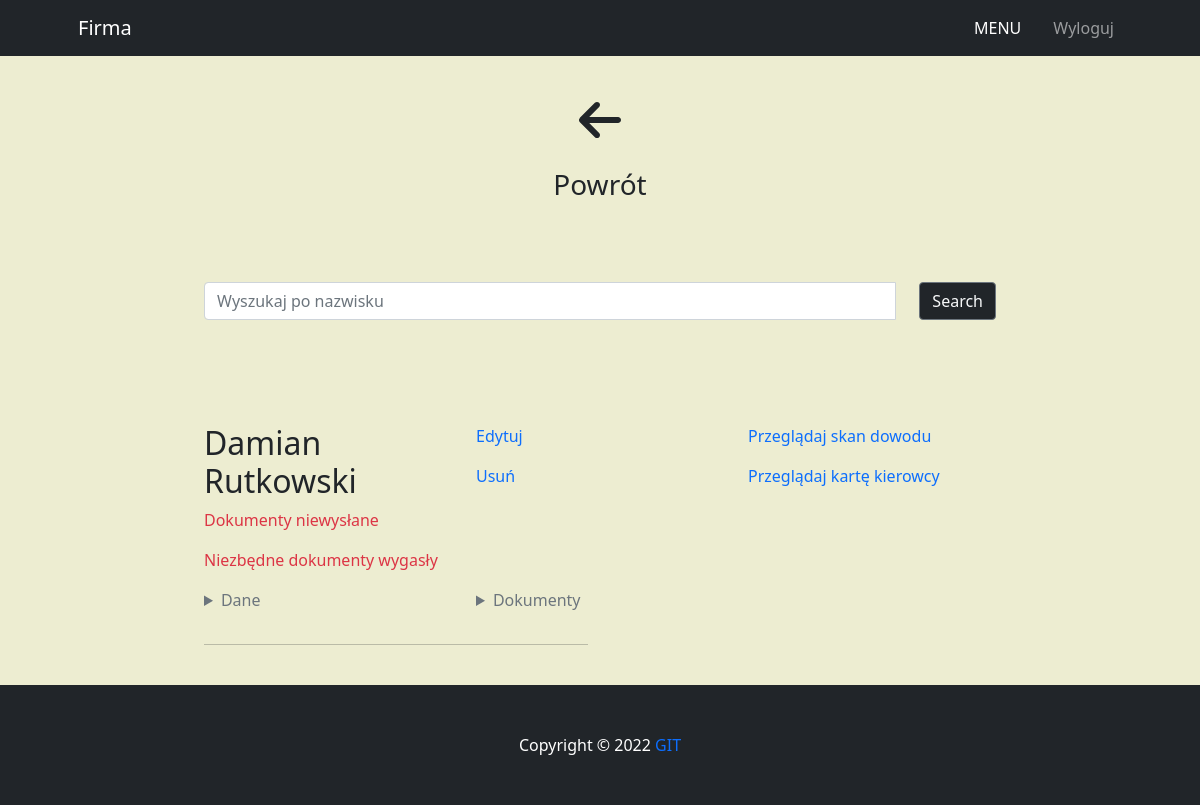
The page /show on the database as committed earlier.
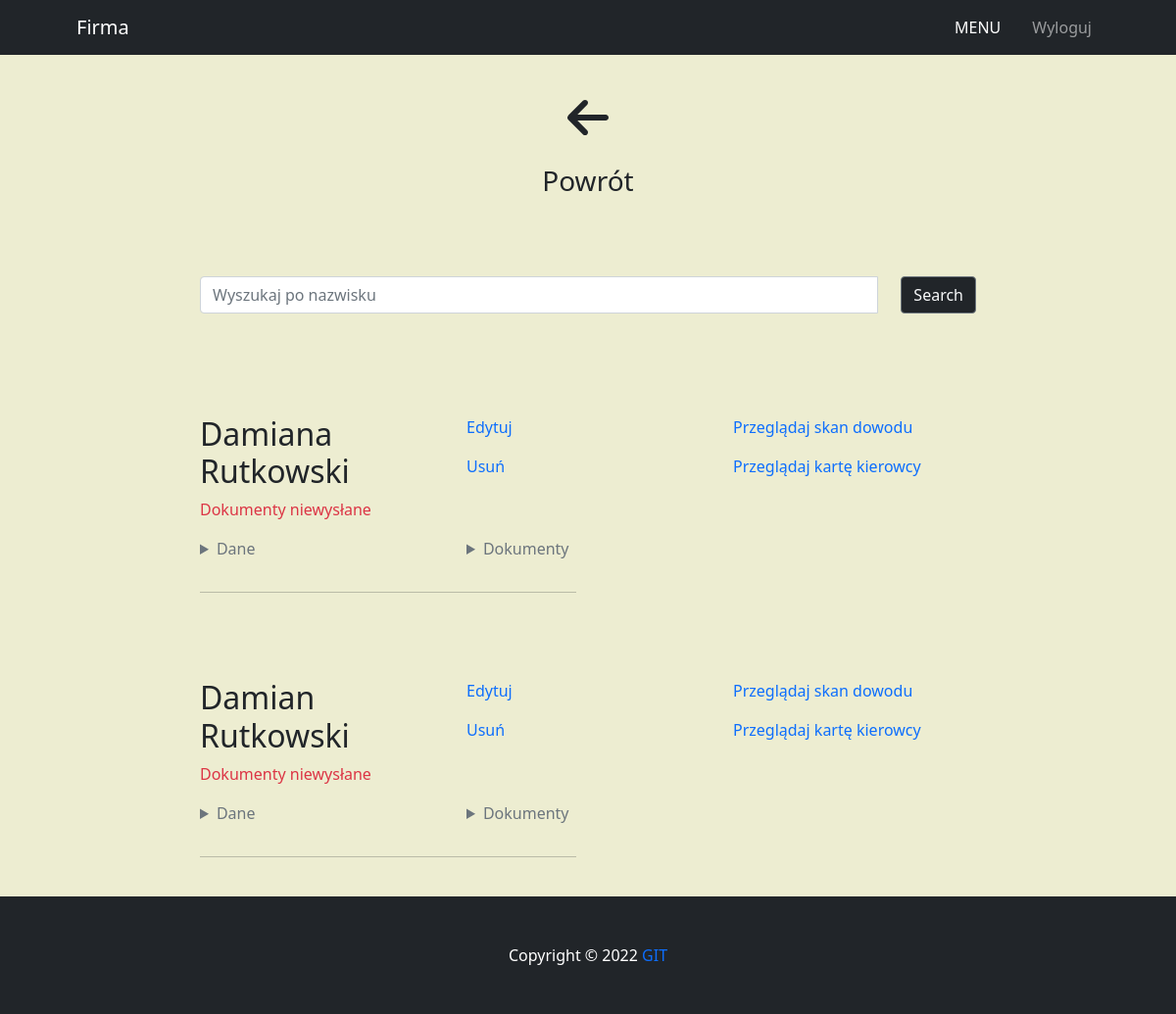
The same page on the database as committed later.
### main.py (models this page shows)
class Candidates(db.Model):
    id = db.Column(db.Integer, primary_key=True)
    FirstName = db.Column(db.String(25))
    LastName = db.Column(db.String(25))
    Pesel = db.Column(db.Integer, unique=True)
    Email = db.Column(db.String(80))
    Nationality = db.Column(db.String(25))
    BirthCity = db.Column(db.String(80))
    BirthDate = db.Column(db.Date)
    City = db.Column(db.String(80))
    Address = db.Column(db.String(80))
    CityPostalCode = db.Column(db.Integer)
    driver_card_number = db.Column(db.Integer)
    driver_card_number_expires_date = db.Column(db.Date)
    form1_status = db.Column(db.Integer)
    form2_status = db.Column(db.Integer)
    form3_status = db.Column(db.Integer)
    form4_status = db.Column(db.Integer)
    status = db.Column(db.Integer, default=0)
    alert = db.Column(db.Integer, default=0)
    documents = db.relationship('Documents', backref="candidates")
    documentscard = db.relationship('DocumentsCard', backref="candidates")

### main.py (the view, shortened to what this page needs)
@login_required
@app.route("/show", methods=["GET", "POST"])
def show_candidates():
    set_status()
    candidates = Candidates.query.all()
    return render_template("showcandidates.html", candidates=candidates)

### main.py (called while the page is built)
def months(d1, d2):
    return d1.month - d2.month + 12 * (d1.year - d2.year)

def alerting(d2):
    d1 = datetime.datetime.now()
    diff = months(d1=d2, d2=d1)
    if diff < 2:
        return True, diff
    else:
        return False, diff

### templates/showcandidates.html (shortened to what this page needs)
{% extends 'base.html' %}
{% import "bootstrap/wtf.html" as wtf %}
{% block content %}
            <div class="row text-dark text-center mt-5">
                        <div class="col-md-12 col-lg-12 mb-5 mt-5 text-center">
                            <a class="text-decoration-none" href="{{url_for('menu_page')}}">
                                <i class="fa-solid fa-arrow-left fa-3x text-dark"></i>
                                <h3 class="text-center text-dark mt-4">Powrót</h3>
                            </a>
                     </div>
                 </div>
{% if not candidate_search %}
{% if candidates %}
 <div class="row">
        <div class="col-lg-8 col-md-10 mx-auto">
            <div class="post-preview mt-4">
                 <form action="{{url_for('show_candidates')}}" method="POST">
                    <div class="row cafe-name">
                           <div class="input-group mb-3">
                              <input name="surname_search" type="text" class="form-control" style="height: 100%" placeholder="Wyszukaj po nazwisku" aria-label="Recipient's username" aria-describedby="button-addon2">
                              <div class="input-group-append">
                                <button class="ml-1 btn btn-outline-secondary btn-dark text-light" style="margin-left: 1.5rem" type="submit" id="button-addon2">Search</button>
                              </div>
                            </div>
                    </div>
                </form>
            </div>
        </div>
    </div>
            {% for candidate in candidates %}
 <div class="row mt-4">
        <div class="col-lg-8 col-md-10 mx-auto">
                    <div class="row ">
                        <div class="col-sm-12 col-lg-4 col-md-4">
                            <h2 class="">
                                {{candidate.FirstName}} {{candidate.LastName}}
                            </h2>
                            {% if candidate.status == 0 %} <p class="text-danger">Dokumenty niewysłane</p>{% elif candidate.status == 1 %} <p class="text-warning"> Dokumenty wysłane</p>{% elif candidate.status == 3 %} <p class="text-success"> Otrzymano wszelkie zgody</p> {% elif candidate.status == 4 %} <p class="text-danger"> Otrzymano odmowę</p> {% endif %}
                            {% if candidate.alert == 1 %} <p class="text-warning">Niezbędne dokumenty niedługo wygasną</p> {% elif candidate.alert == 2 %} <p class="text-danger">Niezbędne dokumenty wygasły</p> {% endif %}
                        </div>
                      <div class="col-sm-12 col-lg-4 col-md-4 ml-auto">
                       <p><a class="text-decoration-none" href="{{url_for('edit_candidate', id=candidate.id)}}">Edytuj</a></p>
                        <p><a class="text-decoration-none" href="{{url_for('delete_candidate', id=candidate.id)}}">Usuń</a></p>
                        </div>
                        <div class="col-sm-12 col-lg-4 col-md-4">
                             <p><a class="text-decoration-none" target="blank" href="{{url_for('show_docs_dowod', id=candidate.id)}}">Przeglądaj skan dowodu</a></p>
                          <p><a class="text-decoration-none" href="{{url_for('show_docs_karta', id=candidate.id)}}">Przeglądaj kartę kierowcy</a></p>
                        </div>
                    </div>
        </div>
 </div>
 <div class="row">
     <div class="col-lg-8 col-md-10 mx-auto">
         <div class="row ">
                <div class="col-sm-12 col-lg-4 col-md-6">
                        <details>
                          <summary class="text-secondary">Dane</summary>
                        </details>
                        </div>
                         <div class="col-sm-12 col-lg-6 col-md-6">
                            <details>
                                <summary class="text-secondary">Dokumenty</summary>
                                </details>
                            </div>
             </div>
         </div>
                        </div>
                <div class="row mt-3">
                    <div class="col-4 offset-2">
                        <hr></div>
                </div>
            {% endfor %}
            {% endif %}
{% endif %}
{% include "footer.html" %}
{% endblock %}

### templates/base.html (shortened to what this page needs)
<!DOCTYPE html>
<html lang="en">
<head>
    {% block styles %}
    <link rel="stylesheet" href="https://cdn.jsdelivr.net/npm/@fortawesome/fontawesome-free@5.15.4/css/fontawesome.min.css">
        <link href="https://cdn.jsdelivr.net/npm/bootstrap-icons@1.4.1/font/bootstrap-icons.css" rel="stylesheet" />
        <link href="{{url_for('static', filename='css/style_glowna.css')}}" rel="stylesheet" />
    {% endblock %}
</head>
<body>
        {% block content %} {% endblock %}
</body>
</html>

### templates/header.html (shortened to what this page needs)
  <nav class="navbar navbar-expand-lg navbar-dark bg-dark fixed-top">
            <div class="container px-lg-5">
                <a class="navbar-brand" href="{{url_for('menu_page')}}">Firma</a>
                <div class="collapse navbar-collapse" id="navbarSupportedContent">
                    <ul class="navbar-nav ms-auto mb-2 mb-lg-0">
                        <li class="nav-item"><a class="nav-link active" aria-current="page" href="{{url_for('menu_page')}}">MENU</a></li>
                        <li class="nav-item"><a class="nav-link" >{{current_user.FirstName}} {{current_user.LastName}}</a></li>
                      <li class="nav-item"><a class="nav-link" href="{{url_for('logout')}}" >Wyloguj</a></li>
                    </ul>
                </div>
            </div>
        </nav>

### templates/footer.html (shortened to what this page needs)
        <footer class="footer text-center py-5 bg-dark footer-one-page fixed-bottom">
            <div class="container"><p class="m-0 text-center text-white">Copyright &copy; 2022 <a class="text-decoration-none" href="https://github.com/drutkoowski">GIT</a></p></div>
        </footer>

### templates/base.html (style rules this page uses)
body { background: #EDEDD1; }

Rows that differ between the two databases and show on the page:
added Candidates: FirstName "Damiana", LastName "Rutkowski", status "Dokumenty niewysłane"
changed Candidates "Damian": no longer shows "Niezbędne dokumenty wygasły"
